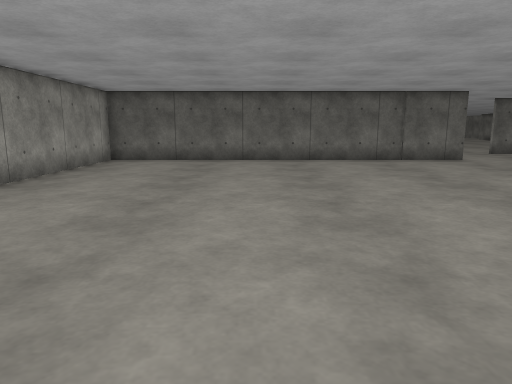
view 1 (above)

18 first-person views from a walk through a Gazebo world. The camera is 1.2 m above the floor, tilts 10° down and sees 70° across. The floor is counted in squares, 1 m on a side. Each view is taken from the middle of a square. On the plan, view 1 faces up. The plan holds only what a view shows up to about 14 squares ahead; the rest is blank. The place goes on beyond the plan. Gazebo's built-in surfaces are drawn with simple patterns.

view 2
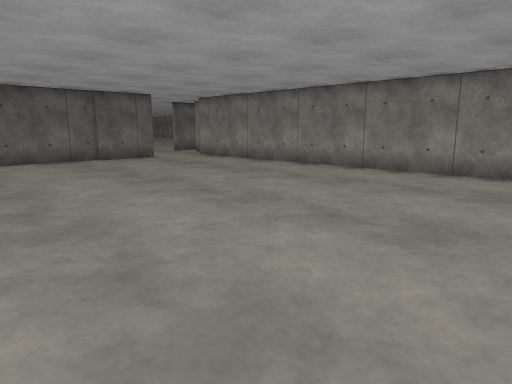

view 3
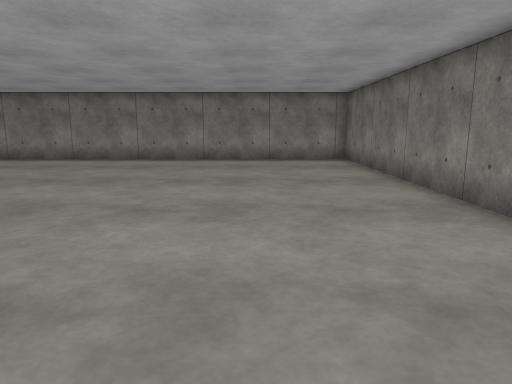

view 4
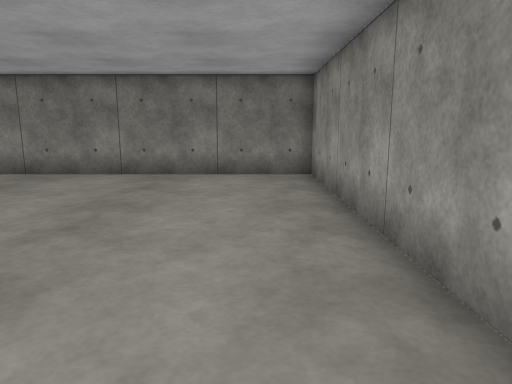

view 5
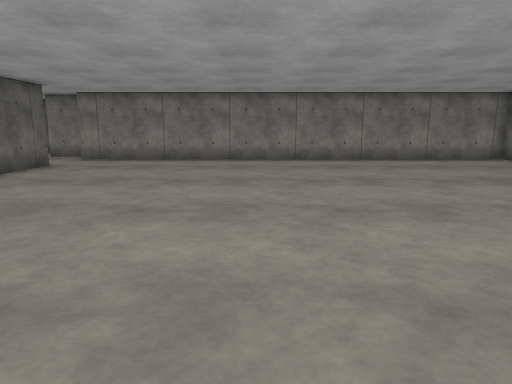

view 6
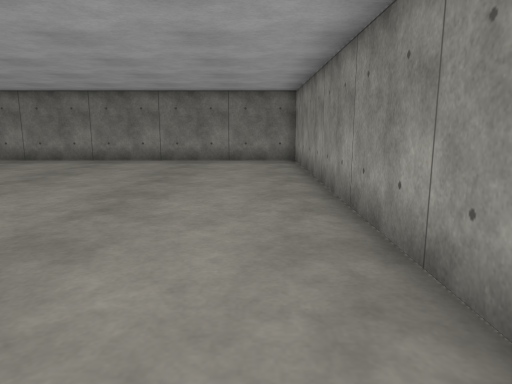

view 7
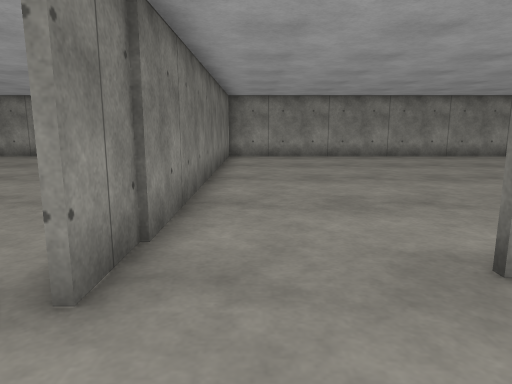

view 8
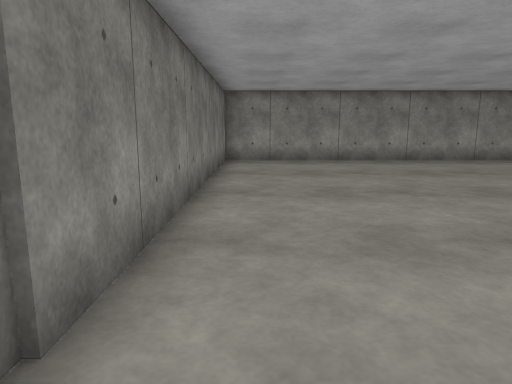

view 9
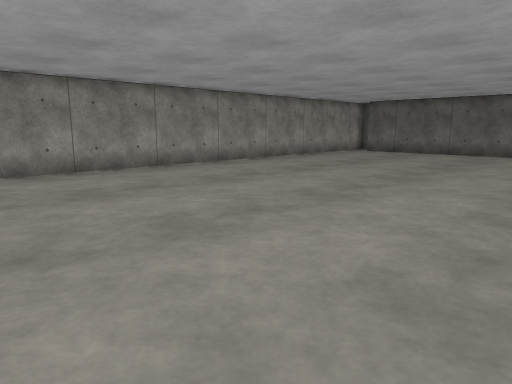

view 10
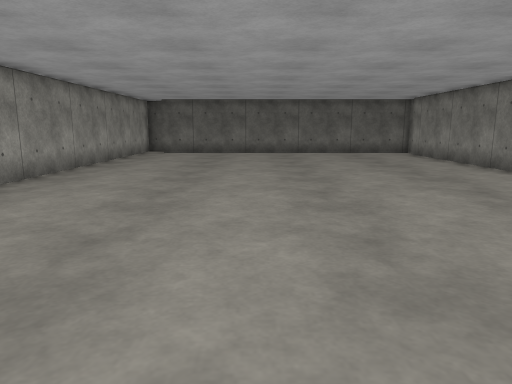

view 11
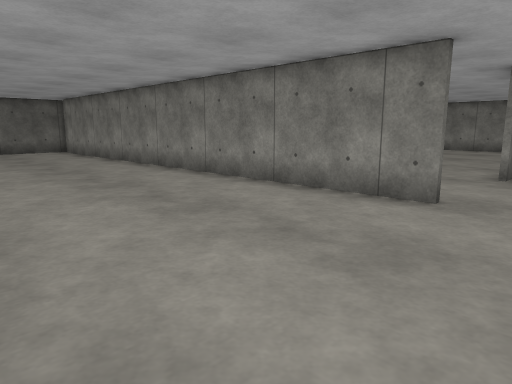

view 12
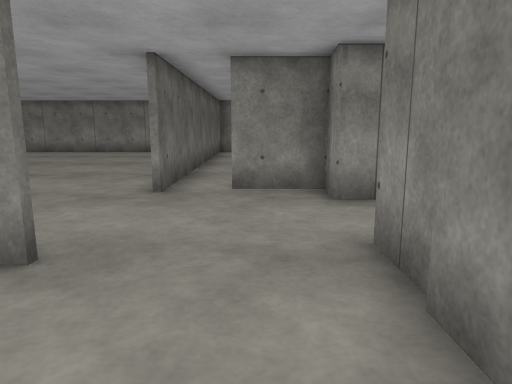

view 13
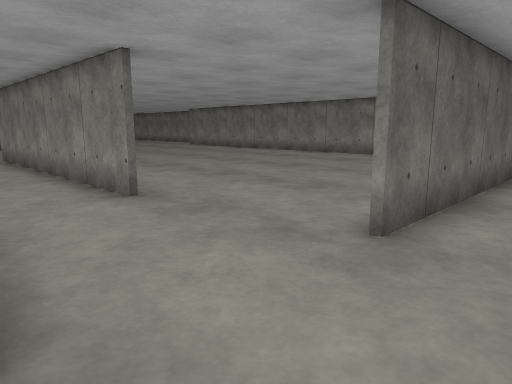

view 14
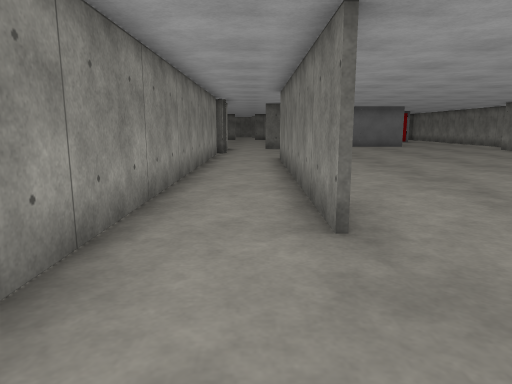

view 15
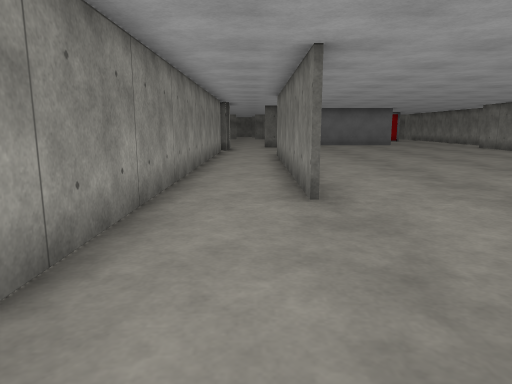

view 16
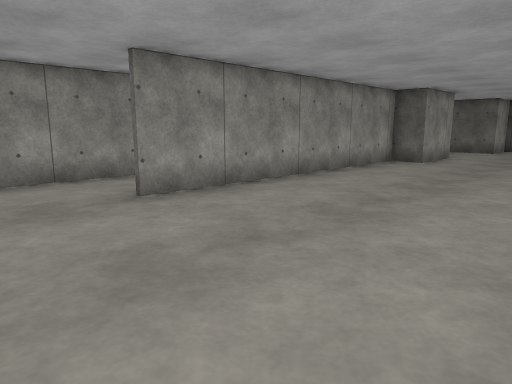

view 17
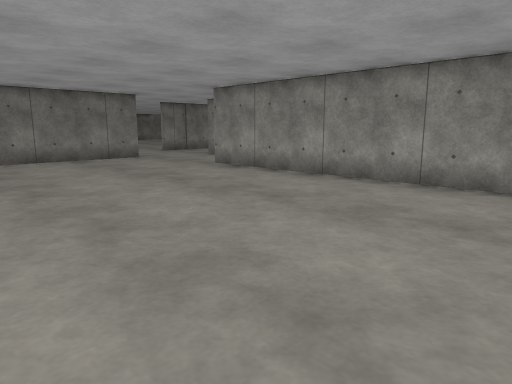

view 18
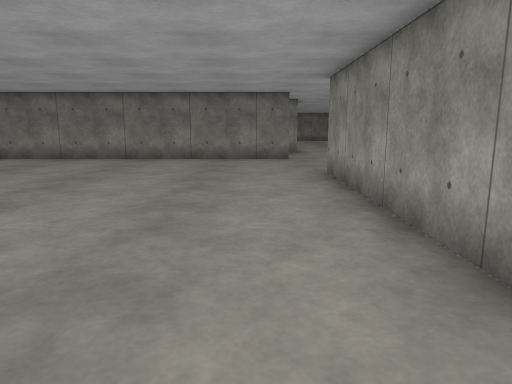

### Floor plan
Points are (right, up) in squares from view 1. A wall is a line through its corners. A room is listed if a view was taken in it or the views show most of it. See-through windows are left out.
Room 1 (views 1, 2, 3, 4, 5, 6)
walls: (7.8, 13.7) (-5.4, 13.7) (-5.4, -2.4) (10, -2.4) (10, 13.7)
ways out: opening at (8.5, 14) to room 2
Room 2 (views 7, 8, 9, 10, 11, 12, 13, 14, 15)
walls: (7.2, 18.5) (7.2, 17); (7.1, 17) (7.1, 31.4); (-5.4, 31.2) (-5.4, 13.9) (7.8, 13.9); (10, 13.7) (11.1, 13.6) (11.1, 15.5)
ways out: opening at (8.5, 14) to room 1; opening at (9, 17.7) to room 3; opening at (11, 16)
Room 3 (views 16, 17, 18)
walls: (10, 21) (10, 31.1); (10.6, 16.9) (18.5, 16.9); (11.2, 31.5) (11.2, 30.9) (10.1, 30.9) (10.1, 21); (7.2, 31.4) (7.2, 18.5)
ways out: opening at (9, 17.7) to room 2

Positions as (right, up) in squares from view 1, and headings:
1: (0, 0), facing up
2: (0, 0), facing up-right
3: (-4, 1), facing right
4: (-4, 7), facing down
5: (-4, 7), facing right
6: (-4, 11), facing down
7: (10, 15), facing left
8: (8, 15), facing left
9: (5, 17), facing up-left
10: (0, 17), facing up
11: (1, 15), facing up-right
12: (4, 15), facing right
13: (7, 15), facing up-right
14: (9, 17), facing up
15: (9, 15), facing up
16: (16, 18), facing up-left
17: (18, 31), facing down-left
18: (12, 31), facing down
